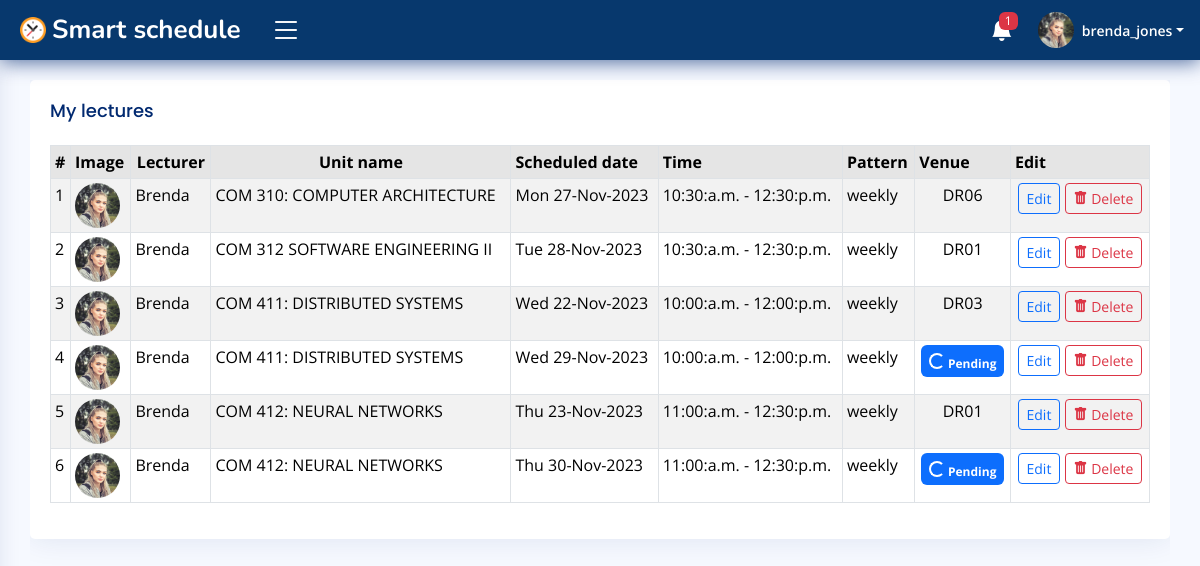
The page /campus/u/df5763aa244648e09c38cb88bc8801/lectures/brenda_jones/records/ (signed in) on the database its author committed.
### accounts/models.py (models this page shows, shortened)
class User(AbstractUser):
    id = models.CharField(max_length=30, primary_key=True, unique=True, editable=False)
    first_name = models.CharField(max_length=15, blank=False)
    last_name = models.CharField(max_length=15, blank=False)
    email = models.EmailField(unique=True)
    gender = models.CharField(max_length=7, blank=False)
    dob = models.DateField(null=True, blank=False, db_column='Date of Birth')
    age = models.PositiveIntegerField(default=0, editable=False)
    mobile_no = PhoneNumberField()
    profile_pic = models.ImageField(upload_to='Users/imgs/dps/', default='default.png')
    is_student = models.BooleanField(default=False)
    date_updated = models.DateTimeField(auto_now=True)
    REQUIRED_FIELDS = ['username']
    USERNAME_FIELD = 'email'
    def __str__(self) -> str:
        return self.username
    class Meta:
        ordering = ['username', 'first_name', 'last_name']

class Faculty(models.Model):
    id = models.CharField(max_length=30, primary_key=True, unique=True, editable=False)
    staff = models.OneToOneField(User, on_delete=models.CASCADE, editable=False)
    school = models.CharField(max_length=70, blank=False)
    department = models.CharField(max_length=40, blank=False)
    position = models.CharField(max_length=20, blank=False)
    date_created = models.DateTimeField(auto_now_add=True)
    date_updated = models.DateTimeField(auto_now=True)
    def __str__(self) -> str:
        return f'{self.staff}'
    class Meta:
        ordering = ['staff', 'school']
        verbose_name_plural = 'Faculty records'

### campus/models.py (models this page shows)
class Lecture(models.Model):
    id = models.CharField(max_length=30, primary_key=True, unique=True, editable=False)
    lecturer = models.ForeignKey(Faculty, on_delete=models.CASCADE, editable=False)
    student = models.ForeignKey(Student, on_delete=models.CASCADE, null=True, editable=False)
    lecture_hall = models.ForeignKey('LectureHall', on_delete=models.CASCADE, editable=False, null=True, db_column='Venue')
    unit_name = models.ForeignKey(BookedUnit, on_delete=models.CASCADE)
    lecture_date = models.DateField(null=False, blank=False)
    start_time = models.TimeField(null=False, blank=False, db_column='Scheduled start time')    # lecture should start at this time
    end_time = models.TimeField(null=False, blank=False, db_column='Scheduled end time')     # lecture should end at this time
    recurrence_pattern = models.CharField(max_length=10, blank=False)
    total_students = models.PositiveIntegerField(default=0, editable=False)     # approximate no. of students expected to attend the lecture.
    is_attending = models.BooleanField(default=False)   # is the student attending the lecture?
    is_taught = models.BooleanField(default=False, editable=False)  # was the class taught or it "bounced".
    date_scheduled = models.DateTimeField(auto_now_add=True)
    date_updated = models.DateTimeField(auto_now=True)
    class Meta:
        ordering = ['lecturer', 'lecture_hall', '-date_scheduled']
        verbose_name_plural = 'Scheduled lectures'

class BookedUnit(models.Model):
    id = models.CharField(max_length=30, primary_key=True, unique=True, editable=False)
    lecturer = models.ForeignKey(Faculty, on_delete=models.CASCADE)
    students_course = models.CharField(max_length=50, blank=False)
    course_name = models.CharField(max_length=80, blank=False)
    year_of_study = models.CharField(max_length=10, blank=False)
    semester = models.CharField(max_length=1, blank=False)
    booking_date = models.DateTimeField(auto_now_add=True)
    date_updated = models.DateTimeField(auto_now=True)
    def __str__(self) -> str:
        return self.course_name
    class Meta:
        ordering = ['course_name', 'lecturer']
        verbose_name_plural = 'Booked units'

class LectureHall(models.Model):
    id = models.CharField(max_length=30, primary_key=True, unique=True, editable=False)
    academic_block = models.CharField(max_length=20, blank=False)
    hall_no = models.CharField(max_length=5, unique=True, blank=False)
    seating_capacity = models.PositiveIntegerField(default=0)
    floor = models.CharField(max_length=7, blank=False)
    rating = models.PositiveIntegerField(default=0, editable=False)
    image = models.ImageField(upload_to='Lecture-Halls/img/', default='lecture-hall.jpg')
    date_created = models.DateTimeField(auto_now_add=True)
    date_edited = models.DateTimeField(auto_now=True)
    def __str__(self) -> str:
        return self.hall_no
    class Meta:
        ordering = ['academic_block', 'hall_no']
        verbose_name_plural = 'Lecture halls'

### campus/views.py (the view, shortened to what this page needs)
# urls.py: path('<str:staff_id>/lectures/<str:staff_name>/records/', views.LecturesDetailView.as_view(), name='lectures_records'),
@method_decorator(login_required(login_url='login'), name='get')
@method_decorator(user_passes_test(lambda user: (user.is_staff is False or user.is_superuser is False) and user.is_student is False), name='get')
class LecturesDetailView(View):
    template_name = 'dashboard/faculty/lectures.html'
    def get(self, request, staff_name, staff_id, *args, **kwargs):
        scheduled_lectures_QS = Lecture.objects.filter(lecturer=request.user.faculty).order_by('unit_name')
        context = {
            'scheduled_lectures': scheduled_lectures_QS,
        }
        return render(request, self.template_name, context)

### campus/templates/dashboard/faculty/lectures.html (shortened to what this page needs)
{% extends 'dashboard/faculty/base.html' %}{% block title %}Assign units{% endblock %}
    {% load crispy_forms_tags %}
    {% block content %}
    <main id="main" class="main">
        <section class="section profile">
            <div class="row">
                <div class="col-xl-12 col-lg-12">
                    <div class="table-responsive">
                        <div class="card">
                            <div class="card-body">
                                <h5 class="card-title">My lectures</h5>
                                <table class="table table-sm table-bordered table-striped">
                                    <thead>
                                        <tr class="table-active">
                                            <th>#</th>
                                            <th>Image</th>
                                            <th class="text-center">Lecturer</th>
                                            <th class="text-center">Unit name</th>
                                            <th>Scheduled date</th>
                                            <th>Time</th>
                                            <th>Pattern</th>
                                            <th>Venue</th>
                                            <th>Edit</th>
                                        </tr>
                                    </thead>
                                    <tbody>
                                        {% for lecture in scheduled_lectures %}
											<tr>
												<td>{{ forloop.counter }}</td>
                                                <td><img src="{{ lecture.lecturer.staff.profile_pic.url }}" class="rounded-circle" height="45px" width="45px" alt="img"></td>
												<td>{{ lecture.lecturer.staff.first_name|title }}</td>
												<td>{{ lecture.unit_name }}</td>
												<td>{{ lecture.lecture_date|date:"D d-M-Y" }}</td>
												<td>{{ lecture.start_time|date:"H:i:a" }} - {{ lecture.end_time|date:"H:i:a" }}</td>
                                                <td>{{ lecture.recurrence_pattern }}</td>
												<td class="text-center">
													{% if not lecture.lecture_hall is None %}
													{{ lecture.lecture_hall|default:"--" }}
													{% else %}
													<span class="badge bg-primary py-2">
														<span class="spinner-border spinner-border-sm"></span> Pending
													</span>
													{% endif %}
												</td>
                                                <td class="text-center">
                                                    <a href="{% url 'edit_schedule' lecture.lecturer.staff lecture.id %}" class="btn btn-sm btn-outline-primary">Edit</a>
                                                    <a href="{% url 'lectures_records' request.user.faculty.id  request.user.faculty %}" class="btn btn-sm btn-outline-danger" data-bs-toggle="modal" data-bs-target="#delete-modal-{{ lecture.id }}"><i class="bi-trash-fill"></i> Delete</a>
                                                </td>
											</tr>
											{% endfor %}
                                    </tbody>
                                </table>
                            </div>
                        </div>
                    </div>
                </div>
            </div>
        </section>
    </main>
    {% endblock %}

### campus/templates/dashboard/faculty/base.html (shortened to what this page needs)
{% load static %}
<!DOCTYPE html>
<html lang="en">
<head>
    <link href="https://cdn.jsdelivr.net/npm/bootstrap@5.3.2/dist/css/bootstrap.min.css" rel="stylesheet">
    <link rel="stylesheet" href="https://cdn.jsdelivr.net/npm/bootstrap-icons@1.11.1/font/bootstrap-icons.css">
    <link rel="stylesheet" href="https://cdnjs.cloudflare.com/ajax/libs/fullcalendar/3.10.2/fullcalendar.min.css" />
    <link href="{% static 'css/styles.css' %}" rel="stylesheet">
</head>
<body>
    <header id="header" class="header fixed-top d-flex align-items-center">
        <div class="d-flex align-items-center justify-content-between">
            <a href="{% url 'faculty_homepage' %}" class="logo d-flex align-items-center">
                <img src="{% static 'img/logo/logo.png' %}" alt="logo">
                <span class="d-none d-lg-block text-white">Smart schedule</span>
            </a>
            <i class="bi bi-list toggle-sidebar-btn"></i>
        </div>
        <nav class="header-nav ms-auto">
            <ul class="d-flex align-items-center">
                <li class="nav-item dropdown">
                    <a class="nav-link nav-icon" href="#" data-bs-toggle="dropdown">
                        <i class="bi bi-bell-fill"></i>
                        {% if TotalLecturerNotifications != 0 %}
                        <span class="badge bg-danger badge-number">{{ TotalLecturerNotifications }}</span>
                        {% endif %}
                    </a>
                </li>
                <li class="nav-item dropdown pe-3">
                    <a class="nav-link nav-profile d-flex align-items-center pe-0" href="" data-bs-toggle="dropdown">
                        <img src="{{ request.user.profile_pic.url }}" alt="profile" class="rounded-circle">
                        <span class="d-none d-md-block dropdown-toggle ps-2">{{ request.user.username }}</span>
                    </a>
                </li>
            </ul>
        </nav>
    </header>
    {% block content %}
    {% endblock %}
</body>
</html>

### static/css/styles.css (style rules this page uses)
:root { scroll-behavior: smooth; }
body { font-family: "Open Sans", sans-serif; background: #f6f9ff; color: #444444; }
a { color: #4154f1; text-decoration: none; }
h1, h2, h3, h4, h5, h6 { font-family: "Nunito", sans-serif; }
#main { margin-top: 60px; padding: 20px 30px; transition: all 0.3s; }
.card { margin-bottom: 30px; border: none; border-radius: 5px; box-shadow: 0px 0 30px rgba(1, 41, 112, 0.1); }
.card-title { padding: 20px 0 15px 0; font-size: 18px; font-weight: 500; color: #012970; font-family: "Poppins", sans-serif; }
.card-body { padding: 0 20px 20px 20px; }
.logo { line-height: 1; }
@media (min-width: 1200px) { .logo { width: 240px; } }
.logo img { max-height: 26px; margin-right: 6px; }
.logo span { font-size: 26px; font-weight: 700; color: #012970; font-family: "Nunito", sans-serif; }
.header { transition: all 0.5s; z-index: 997; height: 60px; box-shadow: 0px 2px 20px rgba(1, 41, 112, 0.7); background-color: #07386d; padding-left: 20px; }
.header .toggle-sidebar-btn { font-size: 32px; padding-left: 10px; cursor: pointer; color: #fff; }
.header-nav ul { list-style: none; }
.header-nav>ul { margin: 0; padding: 0; }
.header-nav .nav-icon { font-size: 22px; color: #fff; margin-right: 25px; position: relative; }
.header-nav .nav-profile { color: #fff; }
.header-nav .nav-profile img { max-height: 36px; }
.header-nav .nav-profile span { font-size: 14px; font-weight: 600; }
.header-nav .badge-number { position: absolute; inset: -2px -5px auto auto; font-weight: normal; font-size: 12px; padding: 3px 6px; }
@media (min-width: 1200px) { #main, #footer { margin-left: 300px; } }
@media (min-width: 1200px) { .toggle-sidebar #main, .toggle-sidebar #footer { margin-left: 0; } }

### rows shown on the page
User: user.profile_pic (picture), user.username "brenda_jones"
Lecture: lecturer.staff.profile_pic (picture), lecturer.staff.first_name "Brenda", unit_name "COM 310: COMPUTER ARCHITECTURE", lecture_date "Mon 27-Nov-2023", start_time "10:30:a.m.", end_time "12:30:p.m.", recurrence_pattern "weekly", lecture_hall "DR06"
Lecture: lecturer.staff.profile_pic (picture), lecturer.staff.first_name "Brenda", unit_name "COM 312 SOFTWARE ENGINEERING II", lecture_date "Tue 28-Nov-2023", start_time "10:30:a.m.", end_time "12:30:p.m.", recurrence_pattern "weekly", lecture_hall "DR01"
Lecture: lecturer.staff.profile_pic (picture), lecturer.staff.first_name "Brenda", unit_name "COM 411: DISTRIBUTED SYSTEMS", lecture_date "Wed 22-Nov-2023", start_time "10:00:a.m.", end_time "12:00:p.m.", recurrence_pattern "weekly", lecture_hall "DR03"
Lecture: lecturer.staff.profile_pic (picture), lecturer.staff.first_name "Brenda", unit_name "COM 411: DISTRIBUTED SYSTEMS", lecture_date "Wed 29-Nov-2023", start_time "10:00:a.m.", end_time "12:00:p.m.", recurrence_pattern "weekly", shows "Pending"
Lecture: lecturer.staff.profile_pic (picture), lecturer.staff.first_name "Brenda", unit_name "COM 412: NEURAL NETWORKS", lecture_date "Thu 23-Nov-2023", start_time "11:00:a.m.", end_time "12:30:p.m.", recurrence_pattern "weekly", lecture_hall "DR01"
Lecture: lecturer.staff.profile_pic (picture), lecturer.staff.first_name "Brenda", unit_name "COM 412: NEURAL NETWORKS", lecture_date "Thu 30-Nov-2023", start_time "11:00:a.m.", end_time "12:30:p.m.", recurrence_pattern "weekly", shows "Pending"

### other values the page prints
{{ TotalLecturerNotifications }} "1"
